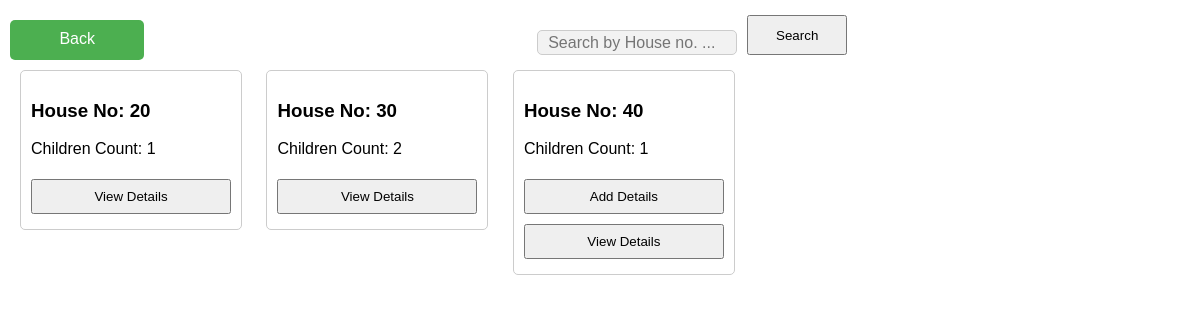
Page /children on the committed database.
### ashaease/models.py (models this page shows)
class House(models.Model):
    user = models.ForeignKey(User, on_delete=models.CASCADE, related_name="houses")
    house_no = models.CharField(max_length=20)
    house_address = models.TextField()
    no_of_members = models.IntegerField(default=0)
    added_no_of_members = models.IntegerField(default=0)
    is_no_of_members_added = models.BooleanField(default=False)
    child_onboard = models.BooleanField(default=False)
    child_cound = models.IntegerField(default=0)
    added_child_cound = models.IntegerField(default=0)
    is_child_added = models.BooleanField(default=False)
    pregnant_onboard = models.BooleanField(default=False)
    pregnant_cound = models.IntegerField(default=0)
    added_pregnant_cound = models.IntegerField(default=0)
    is_pregnant_added = models.BooleanField(default=False)
    patients_onboard = models.BooleanField(default=False)
    patients_cound = models.IntegerField(default=0)
    added_patients_cound = models.IntegerField(default=0)
    is_patients_added = models.BooleanField(default=False)

### ashaease/views.py (the view)
# urls.py: path('children', views.children, name='children'),
def children(request):
    houses = House.objects.filter(child_onboard=True)
    context = {
        'houses' : houses,
    }
    return render(request, 'children.html', context)

### ashaease/templates/children.html (shortened to what this page needs)
<!DOCTYPE html>
<html lang="en">
<head>
</head>
<body>
    <div style="display: flex; height: 50px;">
        <a class="btn" href="home" style="margin-top: 10px;">Back</a>
        <form method="post" action="search_children" style="display: flex; margin-right: auto; margin-left: auto;">
            <input type="text" id="searchInput" name="house_no" placeholder="Search by House no. ..." style="width: 200px; margin-right: 10px;">
            <button style="width: 100px; align-items: baseline;" type="submit">Search</button>
        </form>
     </div>
     <div id="cardContainer">
        {% for i in houses %}
        <div class="card">
            <h3>House No: {{ i.house_no }}</h3>
            <p>Children Count: {{ i.child_cound }}</p>
            <form method="post" action="add_children_request">
                {% if i.is_child_added == False %}
                <button type="submit">Add Details</button>
                {% endif %}
            </form>
            <form method="post" action="house_details">
                <button type="submit">View Details</button>
            </form>
        </div>
        {% endfor %}
    </div>
</body>
</html>

### ashaease/templates/children.html (style rules this page uses)
body { margin: 10px; padding: 0; font-family: Arial, sans-serif; }
.card { border: 1px solid #ccc; border-radius: 5px; padding: 10px; margin: 10px; width: 200px; display: inline-block; vertical-align: top; }
#searchInput { margin-top: 20px; margin-left: 50px; padding: 10px; width: 80%; border: 1px solid #ccc; border-radius: 5px; font-size: 16px; background-color: #f2f2f2; box-sizing: border-box; outline: none; }
.btn { width: 8%; background-color: #4CAF50; border: none; color: white; padding: 10px 20px; text-align: center; text-decoration: none; display: inline-block; font-size: 16px; border-radius: 5px; cursor: pointer; }
input[type="text"], button { padding: 8px; margin: 5px 0; width: 100%; box-sizing: border-box; }

### rows in the picture
House: house_no "20", child_cound "1"
House: house_no "30", child_cound "2"
House: house_no "40", child_cound "1", is_child_added "Add Details"
